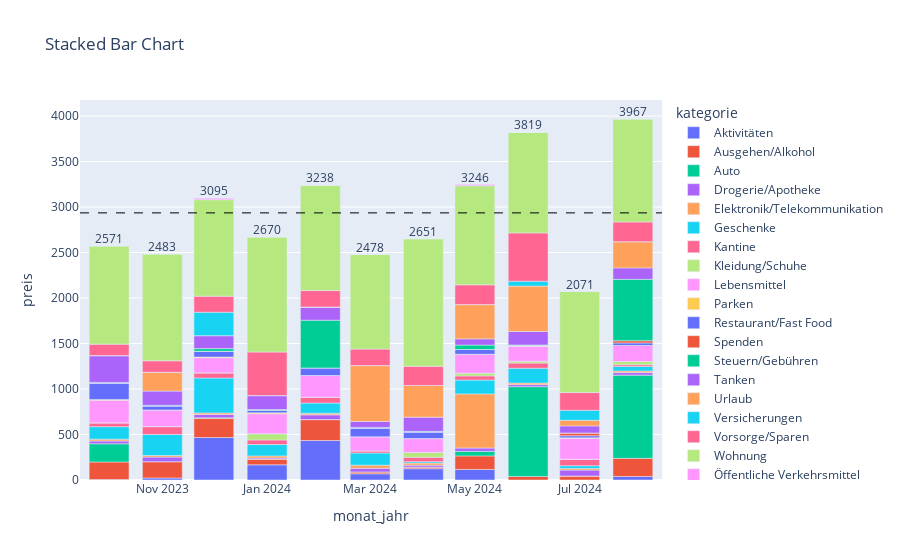

Notebook code cell kept with this figure:
### Code cell
test_bar = stacked_bar(test_grouped_df, 
                       x_axis="monat_jahr", 
                       y_axis="preis", 
                       color="kategorie",
                       show_sum=True,
                       show_avg_expense=True)
test_bar.show()

### Figure 1 — Plotly figure (JSON) as saved in the notebook; plotly's stock layout.template omitted (floating-point values rounded to 4 significant figures)
{"data": [{"alignmentgroup": "True", "hovertemplate": "kategorie=Aktivitäten<br>monat_jahr=%{x}<br>preis=%{y}<extra></extra>", "legendgroup": "Aktivitäten", "marker": {"color": "#636efa", "pattern": {"shape": ""}}, "name": "Aktivitäten", "offsetgroup": "Aktivitäten", "orientation": "v", "showlegend": true, "textposition": "auto", "type": "bar", "x": ["2023-10", "2023-11", "2023-12", "2024-01", "2024-02", "2024-03", "2024-04", "2024-05", "2024-06", "2024-07", "2024-08"], "xaxis": "x", "y": [5, 21.9, 466.8, 167, 434, 68.3, 123.8, 116, 0, 0, 39.3], "yaxis": "y"}, {"alignmentgroup": "True", "hovertemplate": "kategorie=Ausgehen/Alkohol<br>monat_jahr=%{x}<br>preis=%{y}<extra></extra>", "legendgroup": "Ausgehen/Alkohol", "marker": {"color": "#EF553B", "pattern": {"shape": ""}}, "name": "Ausgehen/Alkohol", "offsetgroup": "Ausgehen/Alkohol", "orientation": "v", "showlegend": true, "textposition": "auto", "type": "bar", "x": ["2023-10", "2023-11", "2023-12", "2024-01", "2024-02", "2024-03", "2024-04", "2024-05", "2024-06", "2024-07", "2024-08"], "xaxis": "x", "y": [193, 179.7, 211.9, 63, 230, 20.5, 17.5, 149, 39, 43.5, 198.5], "yaxis": "y"}, {"alignmentgroup": "True", "hovertemplate": "kategorie=Auto<br>monat_jahr=%{x}<br>preis=%{y}<extra></extra>", "legendgroup": "Auto", "marker": {"color": "#00cc96", "pattern": {"shape": ""}}, "name": "Auto", "offsetgroup": "Auto", "orientation": "v", "showlegend": true, "textposition": "auto", "type": "bar", "x": ["2023-10", "2023-11", "2023-12", "2024-01", "2024-02", "2024-03", "2024-04", "2024-05", "2024-06", "2024-07", "2024-08"], "xaxis": "x", "y": [200, 0, 3.99, 0, 0, 0, 0, 50, 986.5, 0, 914.5], "yaxis": "y"}, {"alignmentgroup": "True", "hovertemplate": "kategorie=Drogerie/Apotheke<br>monat_jahr=%{x}<br>preis=%{y}<extra></extra>", "legendgroup": "Drogerie/Apotheke", "marker": {"color": "#ab63fa", "pattern": {"shape": ""}}, "name": "Drogerie/Apotheke", "offsetgroup": "Drogerie/Apotheke", "orientation": "v", "showlegend": true, "textposition": "auto", "type": "bar", "x": ["2023-10", "2023-11", "2023-12", "2024-01", "2024-02", "2024-03", "2024-04", "2024-05", "2024-06", "2024-07", "2024-08"], "xaxis": "x", "y": [30.62, 50.56, 37.07, 12.15, 51.98, 40, 21.99, 36.59, 22.33, 65.54, 28.13], "yaxis": "y"}, {"alignmentgroup": "True", "hovertemplate": "kategorie=Elektronik/Telekommunikation<br>monat_jahr=%{x}<br>preis=%{y}<extra></extra>", "legendgroup": "Elektronik/Telekommunikation", "marker": {"color": "#FFA15A", "pattern": {"shape": ""}}, "name": "Elektronik/Telekommunikation", "offsetgroup": "Elektronik/Telekommunikation", "orientation": "v", "showlegend": true, "textposition": "auto", "type": "bar", "x": ["2023-10", "2023-11", "2023-12", "2024-01", "2024-02", "2024-03", "2024-04", "2024-05", "2024-06", "2024-07", "2024-08"], "xaxis": "x", "y": [20.19, 17.5, 17.5, 22.5, 17.5, 34.45, 22.88, 594.5, 17.5, 17.5, 17.99], "yaxis": "y"}, {"alignmentgroup": "True", "hovertemplate": "kategorie=Geschenke<br>monat_jahr=%{x}<br>preis=%{y}<extra></extra>", "legendgroup": "Geschenke", "marker": {"color": "#19d3f3", "pattern": {"shape": ""}}, "name": "Geschenke", "offsetgroup": "Geschenke", "orientation": "v", "showlegend": true, "textposition": "auto", "type": "bar", "x": ["2023-10", "2023-11", "2023-12", "2024-01", "2024-02", "2024-03", "2024-04", "2024-05", "2024-06", "2024-07", "2024-08"], "xaxis": "x", "y": [137.2, 230.9, 383.7, 125.2, 111.9, 133.8, 15, 152.1, 162.6, 30.49, 49.9], "yaxis": "y"}, {"alignmentgroup": "True", "hovertemplate": "kategorie=Kantine<br>monat_jahr=%{x}<br>preis=%{y}<extra></extra>", "legendgroup": "Kantine", "marker": {"color": "#FF6692", "pattern": {"shape": ""}}, "name": "Kantine", "offsetgroup": "Kantine", "orientation": "v", "showlegend": true, "textposition": "auto", "type": "bar", "x": ["2023-10", "2023-11", "2023-12", "2024-01", "2024-02", "2024-03", "2024-04", "2024-05", "2024-06", "2024-07", "2024-08"], "xaxis": "x", "y": [41.8, 86.05, 56.4, 50.1, 63.5, 22.8, 48.2, 45.9, 57.2, 70.2, 18.5], "yaxis": "y"}, {"alignmentgroup": "True", "hovertemplate": "kategorie=Kleidung/Schuhe<br>monat_jahr=%{x}<br>preis=%{y}<extra></extra>", "legendgroup": "Kleidung/Schuhe", "marker": {"color": "#B6E880", "pattern": {"shape": ""}}, "name": "Kleidung/Schuhe", "offsetgroup": "Kleidung/Schuhe", "orientation": "v", "showlegend": true, "textposition": "auto", "type": "bar", "x": ["2023-10", "2023-11", "2023-12", "2024-01", "2024-02", "2024-03", "2024-04", "2024-05", "2024-06", "2024-07", "2024-08"], "xaxis": "x", "y": [0, 0, 0, 66.98, 0, 0, 53.98, 30, 20, 0, 35], "yaxis": "y"}, {"alignmentgroup": "True", "hovertemplate": "kategorie=Lebensmittel<br>monat_jahr=%{x}<br>preis=%{y}<extra></extra>", "legendgroup": "Lebensmittel", "marker": {"color": "#FF97FF", "pattern": {"shape": ""}}, "name": "Lebensmittel", "offsetgroup": "Lebensmittel", "orientation": "v", "showlegend": true, "textposition": "auto", "type": "bar", "x": ["2023-10", "2023-11", "2023-12", "2024-01", "2024-02", "2024-03", "2024-04", "2024-05", "2024-06", "2024-07", "2024-08"], "xaxis": "x", "y": [248.9, 183.4, 167.1, 221.2, 239.3, 155.2, 150.9, 206.0, 165.2, 231.2, 176.6], "yaxis": "y"}, {"alignmentgroup": "True", "hovertemplate": "kategorie=Parken<br>monat_jahr=%{x}<br>preis=%{y}<extra></extra>", "legendgroup": "Parken", "marker": {"color": "#FECB52", "pattern": {"shape": ""}}, "name": "Parken", "offsetgroup": "Parken", "orientation": "v", "showlegend": true, "textposition": "auto", "type": "bar", "x": ["2023-10", "2023-11", "2023-12", "2024-01", "2024-02", "2024-03", "2024-04", "2024-05", "2024-06", "2024-07", "2024-08"], "xaxis": "x", "y": [7, 0, 7, 10, 0, 0, 1.5, 2, 3, 5, 0], "yaxis": "y"}, {"alignmentgroup": "True", "hovertemplate": "kategorie=Restaurant/Fast Food<br>monat_jahr=%{x}<br>preis=%{y}<extra></extra>", "legendgroup": "Restaurant/Fast Food", "marker": {"color": "#636efa", "pattern": {"shape": ""}}, "name": "Restaurant/Fast Food", "offsetgroup": "Restaurant/Fast Food", "orientation": "v", "showlegend": true, "textposition": "auto", "type": "bar", "x": ["2023-10", "2023-11", "2023-12", "2024-01", "2024-02", "2024-03", "2024-04", "2024-05", "2024-06", "2024-07", "2024-08"], "xaxis": "x", "y": [181, 43.5, 60.31, 29.18, 83, 95.5, 71.08, 51.8, 3.5, 22.99, 28], "yaxis": "y"}, {"alignmentgroup": "True", "hovertemplate": "kategorie=Spenden<br>monat_jahr=%{x}<br>preis=%{y}<extra></extra>", "legendgroup": "Spenden", "marker": {"color": "#EF553B", "pattern": {"shape": ""}}, "name": "Spenden", "offsetgroup": "Spenden", "orientation": "v", "showlegend": true, "textposition": "auto", "type": "bar", "x": ["2023-10", "2023-11", "2023-12", "2024-01", "2024-02", "2024-03", "2024-04", "2024-05", "2024-06", "2024-07", "2024-08"], "xaxis": "x", "y": [0, 0, 2, 0, 0, 0, 0, 0, 0, 30, 24], "yaxis": "y"}, {"alignmentgroup": "True", "hovertemplate": "kategorie=Steuern/Gebühren<br>monat_jahr=%{x}<br>preis=%{y}<extra></extra>", "legendgroup": "Steuern/Gebühren", "marker": {"color": "#00cc96", "pattern": {"shape": ""}}, "name": "Steuern/Gebühren", "offsetgroup": "Steuern/Gebühren", "orientation": "v", "showlegend": true, "textposition": "auto", "type": "bar", "x": ["2023-10", "2023-11", "2023-12", "2024-01", "2024-02", "2024-03", "2024-04", "2024-05", "2024-06", "2024-07", "2024-08"], "xaxis": "x", "y": [7.47, 7.47, 29.97, 7.47, 525.1, 7.47, 7.47, 49.11, 7.47, 0, 675.0], "yaxis": "y"}, {"alignmentgroup": "True", "hovertemplate": "kategorie=Tanken<br>monat_jahr=%{x}<br>preis=%{y}<extra></extra>", "legendgroup": "Tanken", "marker": {"color": "#ab63fa", "pattern": {"shape": ""}}, "name": "Tanken", "offsetgroup": "Tanken", "orientation": "v", "showlegend": true, "textposition": "auto", "type": "bar", "x": ["2023-10", "2023-11", "2023-12", "2024-01", "2024-02", "2024-03", "2024-04", "2024-05", "2024-06", "2024-07", "2024-08"], "xaxis": "x", "y": [294.6, 155.9, 142.6, 152.8, 144.7, 65.36, 156.2, 67.78, 148.3, 78.18, 125.2], "yaxis": "y"}, {"alignmentgroup": "True", "hovertemplate": "kategorie=Urlaub<br>monat_jahr=%{x}<br>preis=%{y}<extra></extra>", "legendgroup": "Urlaub", "marker": {"color": "#FFA15A", "pattern": {"shape": ""}}, "name": "Urlaub", "offsetgroup": "Urlaub", "orientation": "v", "showlegend": true, "textposition": "auto", "type": "bar", "x": ["2023-10", "2023-11", "2023-12", "2024-01", "2024-02", "2024-03", "2024-04", "2024-05", "2024-06", "2024-07", "2024-08"], "xaxis": "x", "y": [0, 207, 0, 0, 0, 614, 348.4, 377, 498.1, 61.73, 288.1], "yaxis": "y"}, {"alignmentgroup": "True", "hovertemplate": "kategorie=Versicherungen<br>monat_jahr=%{x}<br>preis=%{y}<extra></extra>", "legendgroup": "Versicherungen", "marker": {"color": "#19d3f3", "pattern": {"shape": ""}}, "name": "Versicherungen", "offsetgroup": "Versicherungen", "orientation": "v", "showlegend": true, "textposition": "auto", "type": "bar", "x": ["2023-10", "2023-11", "2023-12", "2024-01", "2024-02", "2024-03", "2024-04", "2024-05", "2024-06", "2024-07", "2024-08"], "xaxis": "x", "y": [0, 0, 257.3, 0, 0, 0, 0, 0, 54, 109.8, 0], "yaxis": "y"}, {"alignmentgroup": "True", "hovertemplate": "kategorie=Vorsorge/Sparen<br>monat_jahr=%{x}<br>preis=%{y}<extra></extra>", "legendgroup": "Vorsorge/Sparen", "marker": {"color": "#FF6692", "pattern": {"shape": ""}}, "name": "Vorsorge/Sparen", "offsetgroup": "Vorsorge/Sparen", "orientation": "v", "showlegend": true, "textposition": "auto", "type": "bar", "x": ["2023-10", "2023-11", "2023-12", "2024-01", "2024-02", "2024-03", "2024-04", "2024-05", "2024-06", "2024-07", "2024-08"], "xaxis": "x", "y": [126, 126, 176, 479, 181, 181, 210, 217, 530.5, 194.5, 217], "yaxis": "y"}, {"alignmentgroup": "True", "hovertemplate": "kategorie=Wohnung<br>monat_jahr=%{x}<br>preis=%{y}<extra></extra>", "legendgroup": "Wohnung", "marker": {"color": "#B6E880", "pattern": {"shape": ""}}, "name": "Wohnung", "offsetgroup": "Wohnung", "orientation": "v", "showlegend": true, "textposition": "auto", "type": "bar", "x": ["2023-10", "2023-11", "2023-12", "2024-01", "2024-02", "2024-03", "2024-04", "2024-05", "2024-06", "2024-07", "2024-08"], "xaxis": "x", "y": [1078.0, 1173.0, 1061.0, 1263.0, 1156.0, 1039.0, 1402.0, 1088.0, 1104, 1110.0, 1131.0], "yaxis": "y"}, {"alignmentgroup": "True", "hovertemplate": "kategorie=Öffentliche Verkehrsmittel<br>monat_jahr=%{x}<br>preis=%{y}<extra></extra>", "legendgroup": "Öffentliche Verkehrsmittel", "marker": {"color": "#FF97FF", "pattern": {"shape": ""}}, "name": "Öffentliche Verkehrsmittel", "offsetgroup": "Öffentliche Verkehrsmittel", "orientation": "v", "showlegend": true, "textposition": "auto", "type": "bar", "x": ["2023-10", "2023-11", "2023-12", "2024-01", "2024-02", "2024-03", "2024-04", "2024-05", "2024-06", "2024-07", "2024-08"], "xaxis": "x", "y": [0, 0, 14.5, 0, 0, 0, 0, 13.8, 0, 0, 0], "yaxis": "y"}, {"mode": "text", "showlegend": false, "text": [2571, 2483, 3095, 2670, 3238, 2478, 2651, 3246, 3819, 2071, 3967], "textposition": "top center", "type": "scatter", "x": ["2023-10", "2023-11", "2023-12", "2024-01", "2024-02", "2024-03", "2024-04", "2024-05", "2024-06", "2024-07", "2024-08"], "y": [2571, 2483, 3095, 2670, 3238, 2478, 2651, 3246, 3819, 2071, 3967]}], "layout": {"barmode": "relative", "legend": {"title": {"text": "kategorie"}, "tracegroupgap": 0}, "shapes": [{"line": {"color": "black", "dash": "dash", "width": 1}, "type": "line", "x0": 0, "x1": 1, "xref": "x domain", "y0": 2935.0, "y1": 2935.0, "yref": "y"}], "title": {"text": "Stacked Bar Chart<br><sub></sub>"}, "xaxis": {"anchor": "y", "domain": [0, 1], "title": {"text": "monat_jahr"}}, "yaxis": {"anchor": "x", "domain": [0, 1], "title": {"text": "preis"}}}}
